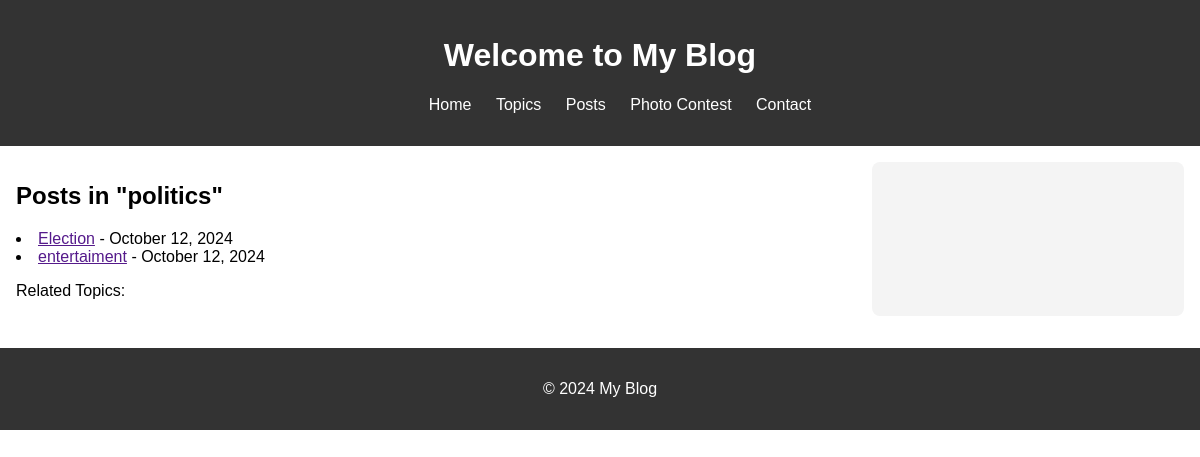
Page /topics/unkonown/ on the committed database.
### bpAp/models.py (models this page shows, shortened)
class Topic(models.Model):
    name = models.CharField(max_length=200, unique=True)
    slug = models.SlugField(max_length=200, unique=True, blank=True)

class Post(models.Model):
    title = models.CharField(max_length=200)
    content = models.TextField()
    author = models.ForeignKey(User, on_delete=models.CASCADE)
    created = models.DateTimeField(auto_now_add=True)
    updated = models.DateTimeField(auto_now=True)
    status = models.CharField(max_length=10, default='draft')
    published = models.DateTimeField(null=True, blank=True)
    slug = models.SlugField(max_length=200, unique=True, blank=True)
    topics = models.ManyToManyField(Topic, related_name='posts')

### bpAp/views.py (the view)
# urls.py: path('topics/<slug:slug>/', TopicDetailView.as_view(), name='topic_detail'),
class TopicDetailView(DetailView):
    model = Topic
    template_name = 'bpAp/topic_detail.html'
    context_object_name = 'topic'
    def get_context_data(self, **kwargs):
        context = super().get_context_data(**kwargs)
        context['posts'] = Post.objects.filter(
            topics=self.get_object(),
            status='published'
        ).order_by('-published')
        return context

### bpAp/context_processors.py (called while the page is built)
def base_context(request):
    return {
        'top_topics': Topic.objects.all().order_by('name')[:5]
    }

### bpAp/templates/bpAp/topic_detail.html (shortened to what this page needs)
{% extends "bpAp/base.html" %}
{% block content %}
<h1>Posts in "{{ topic.name }}"</h1>
    {% for post in posts %}
    <li>
        <a href="{{ post.get_absolute_url }}">{{ post.title }}</a> - {{ post.published|date:"F d, Y" }}
    </li>
    {% empty %}
    <p>No posts found for this topic.</p>
    {% endfor %}
<p>Related Topics:</p>
{% endblock %}

### bpAp/static/bpAp/base.css (style rules this page uses)
body { font-family: Arial, sans-serif; margin: 0; padding: 0; }

### rows in the picture
Topic: name "politics"
Post: title "Election", published "October 12, 2024"
Post: title "entertaiment", published "October 12, 2024"
